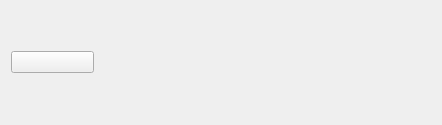
<?xml version="1.0" encoding="UTF-8"?>
<ui version="4.0">
 <class>HomeButtonWidget</class>
 <widget class="QWidget" name="HomeButtonWidget">
  <property name="geometry">
   <rect>
    <x>0</x>
    <y>0</y>
    <width>442</width>
    <height>125</height>
   </rect>
  </property>
  <property name="windowTitle">
   <string>Form</string>
  </property>
  <layout class="QHBoxLayout" name="horizontalLayout_2">
   <item>
    <layout class="QHBoxLayout" name="horizontalLayout" stretch="87,355">
     <item>
      <widget class="CustomPushButton" name="homePushButton">
       <property name="text">
        <string/>
       </property>
      </widget>
     </item>
     <item>
      <spacer name="horizontalSpacer">
       <property name="orientation">
        <enum>Qt::Horizontal</enum>
       </property>
       <property name="sizeHint" stdset="0">
        <size>
         <width>40</width>
         <height>20</height>
        </size>
       </property>
      </spacer>
     </item>
    </layout>
   </item>
  </layout>
 </widget>
 <customwidgets>
  <customwidget>
   <class>CustomPushButton</class>
   <extends>QPushButton</extends>
   <header>CustomPushButton.h</header>
  </customwidget>
 </customwidgets>
 <resources/>
 <connections/>
</ui>
